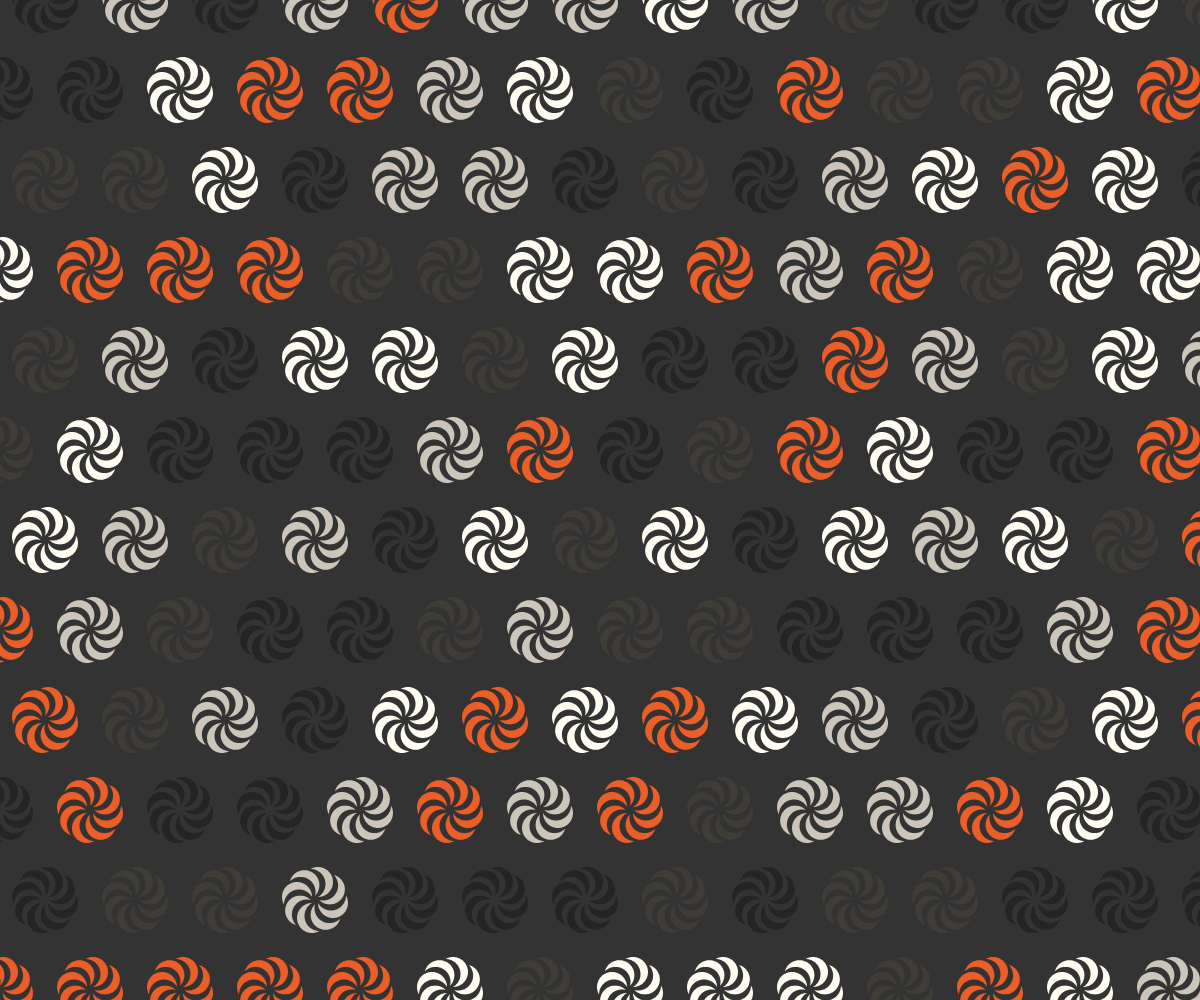
Frame 1 (no input)
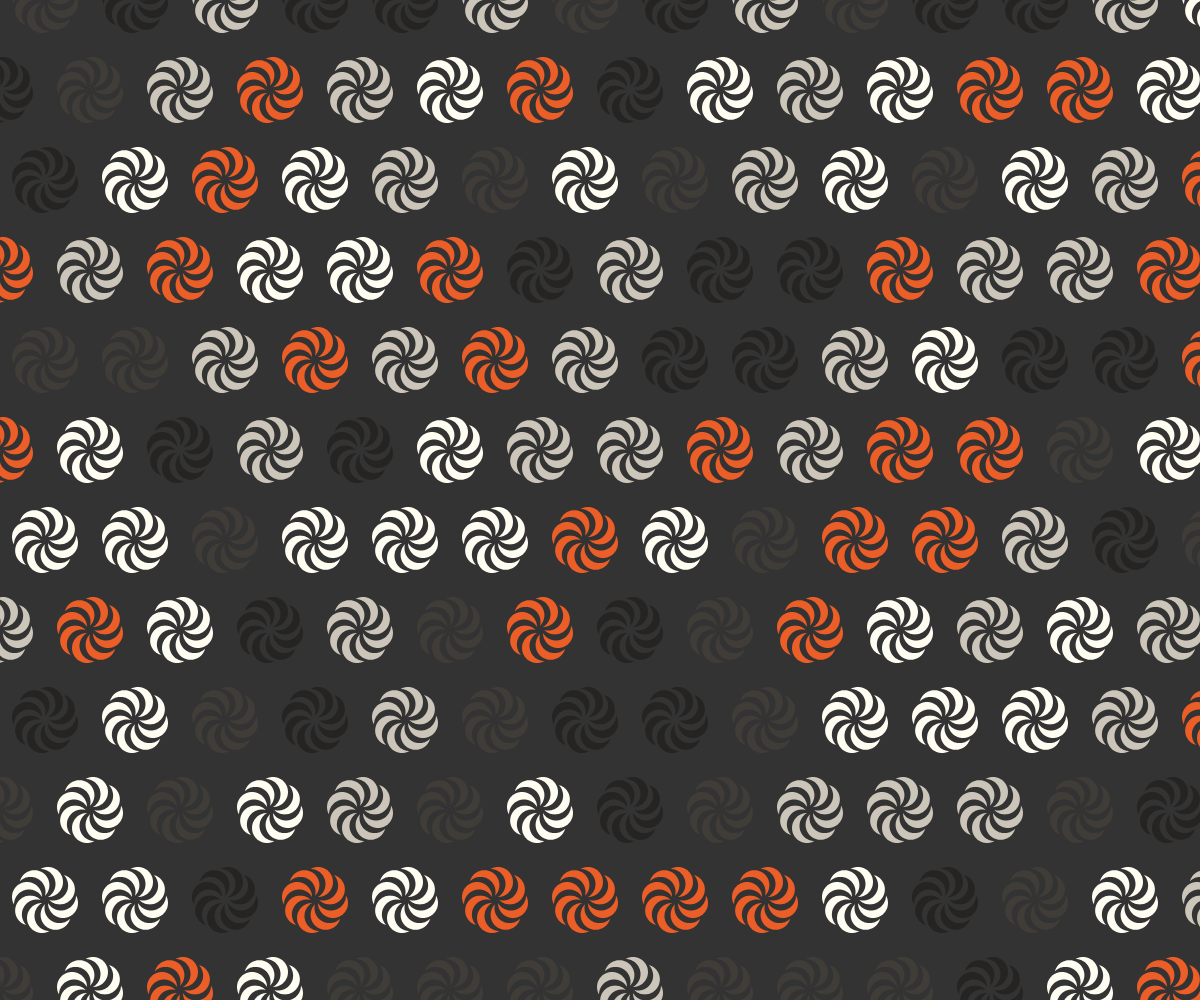
Frame 2 (the mouse pressed at the canvas centre, redrawn once)

The p5.js sketch that drew these frames (run headless with seeded random() and noise() and a simulated clock; the mouse was pressed at the canvas centre and the sketch redrawn once):

// p5.js sketch
// ── sketch.js
"use strict"

const COLORS = ["#FFFCF2", "#CCC5B9", "#403D39", "#252422", "#EB5E28"];
const WHITE = "#EEEEFF";
const BLACK = "#333333";

function setup(){
	createCanvas(windowWidth, windowHeight);
	angleMode(DEGREES); rectMode(CENTER); imageMode(CENTER);
	textAlign(CENTER, CENTER); textSize(14);
	noLoop();
}

function draw(){
	background(BLACK);
	noFill();
	noStroke();

	//stroke(WHITE); strokeWeight(1);

	let len = 30;
	const pX = len * 3;
	const pY = len * 3;
	const rows = floor(height / pY) + 2;
	const cols = floor(width / pX) + 2;
	for(let r=0; r<rows; r++){
		for(let c=0; c<cols; c++){
			let x = floor(c * pX);
			let y = floor(r * pY);
			if(r%2==0) x += pX / 2;
			drawKemanmon(x, y, len, 30);
		}
	}
}

function drawKemanmon(x, y, len, oD){

	fill(getColor(COLORS));
	noStroke();

	const pD = oD * 1.5;
	const total = 360 / pD;
	for(let i=0; i<total; i++){
		drawMoon(x, y, len, oD, i*pD);
	}
}

function drawMoon(x, y, len, oD, rot=0){

	push();
	translate(x, y);
	rotate(rot);
	const aX = len/2 * cos(-oD) + len*0.1;
	const aY = len/2 * sin(-oD) + len*0.1;
	const bX = len/2 * cos(0) + len*0.1;
	const bY = len/2 * sin(0) + len*0.1;
	beginShape();
	dotArc(aX, aY, len/2, 180-oD, 180-oD, false);
	dotArc(bX, bY, len/2, -oD, 180+oD, true);
	endShape();
	pop();
}

function dotArc(x, y, rad, from, progress, clockwise=true){
	for(let i=0; i<=progress; i+=3){
		const d = clockwise ? from+i:from-i;
		vertex(x+rad*cos(d), y+rad*sin(d));
	}
}

function getColor(colors){
	return colors[floor(random()*colors.length)];
}
